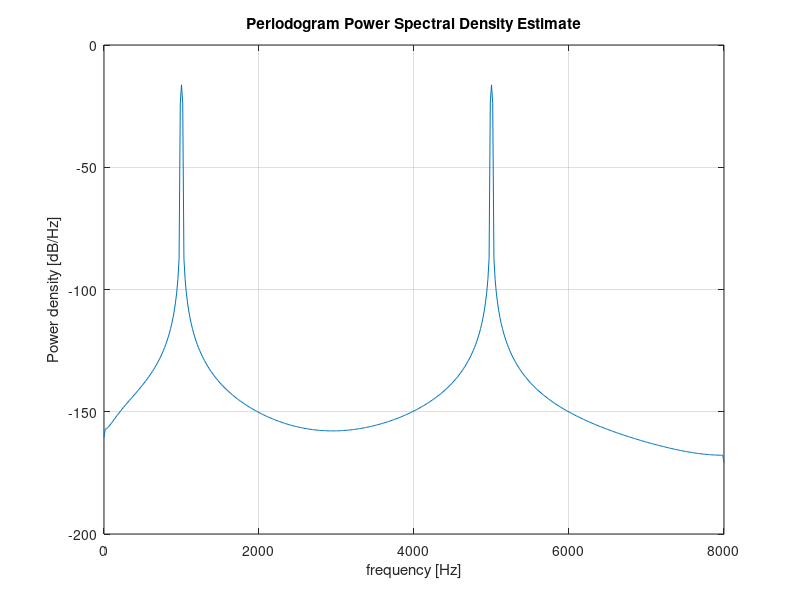

Source code (MATLAB):
% サンプリング周波数
fs = 16000;

% 信号の時間軸を定義
t = 0:1/fs:1; % 1秒間の時間軸を作成

% sin 
f = 1000;
f_ = 5000;
x = sin(2*pi*f*t);
x_= sin(2*pi*f_*t);
y = x + x_;
plot(t, y);
w= hamming(1024);

% 入力信号を長さ1024に切り出す
x_cut = y(1:1024);

% パワースペクトルを表示
periodogram(x_cut, w, 1024, fs);
